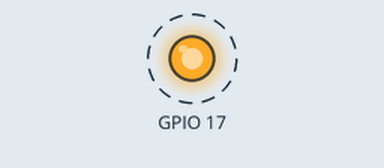
A program run on a simulated Raspberry Pi (BCM pin numbers). Parts: output pins drawn as LEDs (lit = HIGH). Dashed ring = blinking. What the program prints to the terminal is not drawn.

Above: at 0.5 s.
Timing chart, 0 to 4.6 s (numbered marks = the images above):
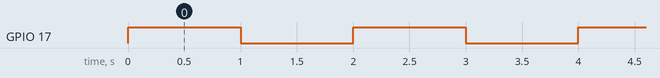

The program:

blink.py
```python
# import RPi.GPIO as GPIO
# from time import sleep

# GPIO.setmode(GPIO.BCM)
# LED_PIN = 17

# GPIO.setup(LED_PIN, GPIO.OUT)

# try:
#     while True:
#         GPIO.output(LED_PIN, GPIO.HIGH)
#         print("LED on")
#         sleep(1)
#         GPIO.output(LED_PIN, GPIO.LOW)
#         print("LED off")
#         sleep(1)
# except KeyboardInterrupt:
#     print("\nExiting...")
#     GPIO.cleanup()
# from gpiozero import LED
# from time import sleep

# led = LED(17)  # BCM pin 17

# try:
#     while True:
#         led.on()
#         print("LED on")
#         sleep(1)
#         led.off()
#         print("LED off")
#         sleep(1)
# except KeyboardInterrupt:
#     print("\nExiting...")

# import lgpio
# import time

# h = lgpio.gpiochip_open(0)
# lgpio.gpio_claim_output(h, 17)

# try:
#     while True:
#         lgpio.gpio_write(h, 17, 1)
#         time.sleep(1)
#         lgpio.gpio_write(h, 17, 0)
#         time.sleep(1)
# except KeyboardInterrupt:
#     lgpio.gpiochip_close(h)

# import gpiod
# import time
# LED_PIN = 18

# chip = gpiod.Chip('gpiochip4')
# led_line = chip.get_line(LED_PIN)

#!/usr/bin/env python3

# import pigpio
# import time

# # GPIO pin number
# LED_PIN = 17

# print("LED Blink Program Started (Press CTRL+C to exit)")

# try:
#     # Connect to the pigpio daemon
#     pi = pigpio.pi()

#     # Blink the LED
#     while True:
#         pi.write(LED_PIN, 1)  # Turn LED on
#         print("LED ON")
#         time.sleep(1)

#         pi.write(LED_PIN, 0)  # Turn LED off
#         print("LED OFF")
#         time.sleep(1)

# except KeyboardInterrupt:
#     print("Program stopped by user")
#     # Ensure LED is off when exiting
#     if 'pi' in locals():
#         pi.write(LED_PIN, 0)
# finally:
#     # Release resources
#     if 'pi' in locals():
#         pi.stop()


#!/usr/bin/env python3

import gpiod
import time

# For Raspberry Pi 5, the GPIO pins are on gpiochip4
# This may be different depending on your Ubuntu setup
CHIP_NAME = "gpiochip4"
LED_PIN = 17

print("LED Blink Program Started (Press CTRL+C to exit)")

try:
    # Open the GPIO chip
    chip = gpiod.Chip(CHIP_NAME)

    # Get the GPIO line (older API style)
    line = chip.get_line(LED_PIN)

    # Configure the line as output
    line.request(consumer="LED_Blink", type=gpiod.LINE_REQ_DIR_OUT)

    # Blink the LED
    while True:
        line.set_value(1)  # Turn LED on
        print("LED ON")
        time.sleep(1)

        line.set_value(0)  # Turn LED off
        print("LED OFF")
        time.sleep(1)

except KeyboardInterrupt:
    print("Program stopped by user")
    # Ensure LED is off when exiting
    if 'line' in locals():
        line.set_value(0)
except Exception as e:
    print(f"Error: {e}")
finally:
    # Release resources
    if 'line' in locals():
        line.release()
    if 'chip' in locals():
        chip.close()
```

Measured:
- by itself, GPIO 17: alternates HIGH for 1.0 s and LOW for 1.0 s
